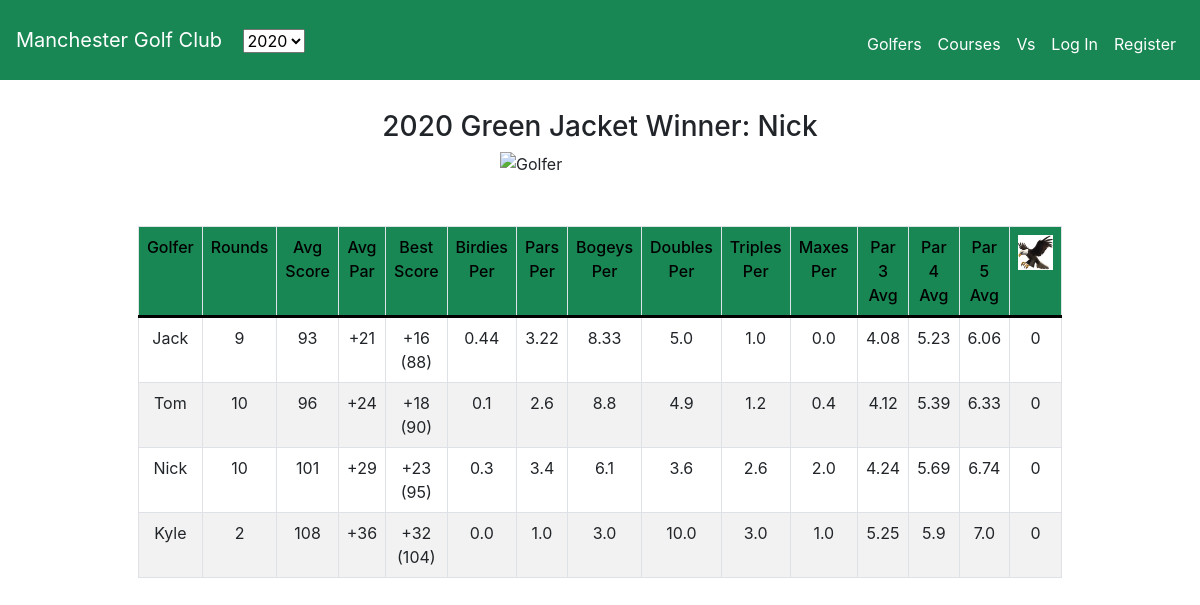
Page /2020/ on the committed database.
### golf/models.py (models this page shows)
class User(AbstractUser):
    has_rounds = models.BooleanField(default=False)
    def __str__(self):
        return f"{self.first_name}"

### Year2020/views.py (the view)
# urls.py: path("", views.index, name="2020_index"),
def index(request):
    all_golfers = User.objects.filter(has_rounds=True)
    all_stats = []
    for golfer in all_golfers:
        golfers_rounds = Round.objects.filter(golfer=golfer,
                                              date__year=2020).exclude(
            match=0)
        if len(golfers_rounds) > 0:
            stats = get_stats(golfers_rounds)
            all_stats.append(stats)
    def avg_score(golfers_stats):
        return golfers_stats[2]
    all_stats.sort(key=avg_score)
    context = {'all_stats': all_stats}
    return render(request, "2020/index.html", context)

### golf/helpers.py (called while the page is built)
def par_shift(score: int) -> str:
    if score > 0:
        return f"+{score}"
    elif score == 0:
        return "E"
    else:
        return str(score)

### Year2020/templates/2020/index.html (shortened to what this page needs)
{% extends "2020/layout.html" %}
{% load static %}
{% block main %}
<div class="grid">
    <h3>2020 Green Jacket Winner: Nick</h3><img style="width:200px; height:auto;" class="resize"
        alt="Golfer" class="border img-fluid" src="{% static 'golf/nick_green_jacket.jpeg' %}" title="Golfer">
</div>
<div id="content" class="grid container-fluid">
    <table id="stats" class="table table-bordered table-hover standings">
        <thead class="success">
            <tr class="stats-header">
                <td class="stat">Golfer</td>
                <td class="stat">Rounds</td>
                <td class="stat">Avg Score</td>
                <td class="stat">Avg Par</td>
                <td class="stat">Best Score</td>
                <td class="stat">Birdies Per</td>
                <td class="stat">Pars Per</td>
                <td class="stat">Bogeys Per</td>
                <td class="stat">Doubles Per</td>
                <td class="stat">Triples Per</td>
                <td class="stat">Maxes Per</td>
                <td class="stat">Par 3 Avg</td>
                <td class="stat">Par 4 Avg</td>
                <td class="stat">Par 5 Avg</td>
                <td class="stat"><img src="{% static 'golf/eagle.png' %}" alt="eagle" width=35 height=35></td>
            </tr>
        </thead>
        {% for stats in all_stats %}
        <tr class="golfer-row" onclick="window.location='/2020/golfer/{{stats.0}}';">
            {% for stat in stats %}
            <td class="stat">{{ stat }}</td>
            {% endfor %}
        </tr>
        {% endfor %}
    </table>
</div>
{% endblock %}

### golf/static/golf/styles.css (style rules this page uses)
.grid { display: grid; place-items: center; padding: 15px; }
td, th { padding: 5px; border-style: solid; border-color: gray; border-width: 1px; }
.resize { width: 400px; height: auto; }
.standings tr:nth-of-type(even) { background-color: #f2f2f2; }
.stats-header { color: black; background-color: #198754; font-weight: 500; text-align: center; border-bottom: 3px solid black; }
td.stat { text-align: center; padding: 8px; }
.golfer-row { cursor: pointer; cursor: hand; }
#stats, #averages { padding: 25px; width: 75%; border: 0px; }
#content { margin: 20px; }

### rows in the picture
User: first_name "Jack"
User: first_name "Tom"
User: first_name "Nick"
User: first_name "Kyle"

### other values in the picture
{{ stat }} "9" "93" "+21" "+16 (88)" "0.44" "3.22" "8.33" "5.0" "1.0" "0.0" "4.08" "5.23" "6.06" "0" "10" "96" "+24" "+18 (90)" "0.1" "2.6" "8.8" "4.9" "1.2" "0.4" "4.12" "5.39" "6.33" "0" "10" "101" "+29" "+23 (95)" "0.3" "3.4" "6.1" "3.6" "2.6" "2.0" "4.24" "5.69" "6.74" "0" "2" "108" "+36" "+32 (104)" "0.0" "1.0" "3.0" "10.0" "3.0" "1.0" "5.25" "5.9" "7.0" "0"
